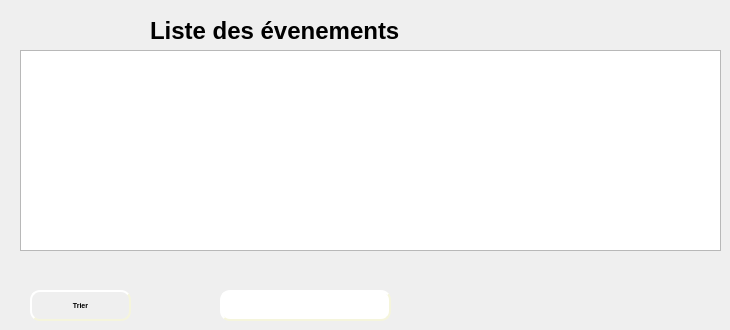
      <widget class="QWidget" name="tab_2">
       <attribute name="title">
        <string>Afficher les evenements</string>
       </attribute>
       <widget class="QLabel" name="label_2">
        <property name="geometry">
         <rect>
          <x>150</x>
          <y>20</y>
          <width>301</width>
          <height>21</height>
         </rect>
        </property>
        <property name="font">
         <font>
          <pointsize>18</pointsize>
          <weight>75</weight>
          <bold>true</bold>
         </font>
        </property>
        <property name="styleSheet">
         <string notr="true">background-image: url(:/new/prefix1/white.jpg);</string>
        </property>
        <property name="text">
         <string>Liste des évenements</string>
        </property>
       </widget>
       <widget class="QTableView" name="tableView_4">
        <property name="geometry">
         <rect>
          <x>20</x>
          <y>50</y>
          <width>701</width>
          <height>201</height>
         </rect>
        </property>
        <property name="styleSheet">
         <string notr="true"/>
        </property>
       </widget>
       <widget class="QPushButton" name="pushButton_2">
        <property name="geometry">
         <rect>
          <x>30</x>
          <y>290</y>
          <width>101</width>
          <height>31</height>
         </rect>
        </property>
        <property name="font">
         <font>
          <pointsize>-1</pointsize>
          <weight>75</weight>
          <italic>false</italic>
          <bold>true</bold>
         </font>
        </property>
        <property name="styleSheet">
         <string notr="true">QPushButton
{
    border-style: outset;
    border-width: 2px;
    border-radius: 10px;
    border-color: beige;
    font: bold 7px;
    min-width: 5em;
    padding:3px;
}</string>
        </property>
        <property name="text">
         <string>Trier</string>
        </property>
       </widget>
       <widget class="QLineEdit" name="lineEdit_6">
        <property name="geometry">
         <rect>
          <x>220</x>
          <y>290</y>
          <width>171</width>
          <height>31</height>
         </rect>
        </property>
        <property name="styleSheet">
         <string notr="true">QLineEdit {
    border-style: outset;
    border-width: 2px;
    border-radius: 10px;
    border-color: beige;
    font: bold 7px;
    min-width: 5em;
    padding:3px;
}</string>
        </property>
       </widget>
       <widget class="QPushButton" name="pushButton_4">
        <property name="geometry">
         <rect>
          <x>400</x>
          <y>280</y>
          <width>71</width>
          <height>41</height>
         </rect>
        </property>
        <property name="text">
         <string/>
        </property>
        <property name="icon">
         <iconset resource="MyResources.qrc">
          <normaloff>:/new/prefix1/MyResources/icons8-search-512.png</normaloff>:/new/prefix1/MyResources/icons8-search-512.png</iconset>
        </property>
        <property name="iconSize">
         <size>
          <width>30</width>
          <height>30</height>
         </size>
        </property>
        <property name="flat">
         <bool>true</bool>
        </property>
       </widget>
      </widget>
